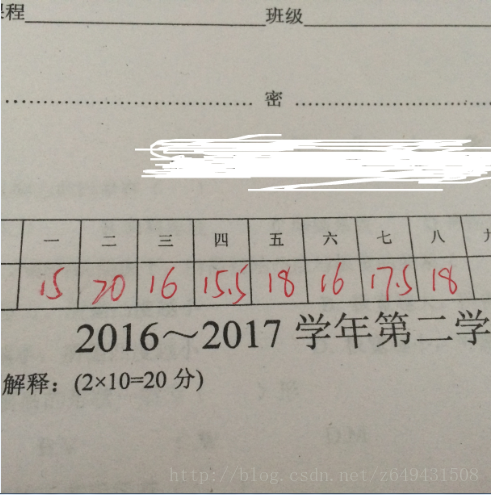
#> input picture 018 Python+opencv+TensorFlow试卷批改(图像分割后识别)/shijuan/score.png, 491 x 495 px
$ python 04score_split_test.py
#> lines starting #> are read from the running program, lines starting #| are printed output that depends on the picture; after the words box and inside, x2 and y2 are one past the last pixel; in counts of white or black regions, pixels touching at a corner belong together
# -*- coding: utf-8 -*-
import numpy as np
import tensorflow as tf
import cv2
from PIL import Image
from skimage import data, util,measure,color
from skimage.measure import label
image = cv2.imread("score.png")#('D:\opencv_camera\digits\\12.jpg')
#> image is the input picture: shape (495, 491, 3); mean B, G, R 162.7, 172.3, 177
lower=np.array([50,50,150])
upper=np.array([140,140,250])
mask = cv2.inRange(image, lower, upper)
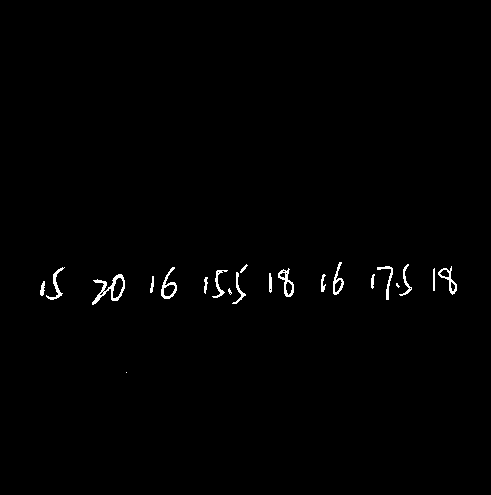
#> mask: shape (495, 491); 0.77% white in thin lines or dots, all inside (x1, y1, x2, y2) = (40, 262, 457, 373)
output1 = cv2.bitwise_and(image, image, mask=mask)

output=cv2.cvtColor(output1,cv2.COLOR_BGR2GRAY)
th2 = cv2.adaptiveThreshold(output,255,cv2.ADAPTIVE_THRESH_GAUSSIAN_C,cv2.THRESH_BINARY,11,0)
# cv2.imshow("images",th2)
# cv2.waitKey(0)
roi=[]
for i in range(8):
    img_roi = output1[260:310,35+55*i:80+58*i]
    roi.append(img_roi)
#> this loop made 8 passes
#> pass 1, `img_roi = output1[260:310,35+55*i:80+58*i]`:
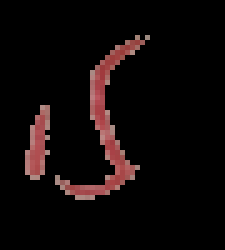
#> img_roi: shape (50, 45, 3) (shown 5 times larger); mean B, G, R 8.1, 8.2, 14.5
#> pass 2, `img_roi = output1[260:310,35+55*i:80+58*i]`:
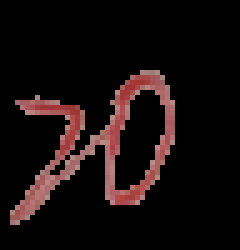
#> img_roi: shape (50, 48, 3) (shown 5 times larger); mean B, G, R 12.6, 12.8, 21.6
#> pass 3, `img_roi = output1[260:310,35+55*i:80+58*i]`:
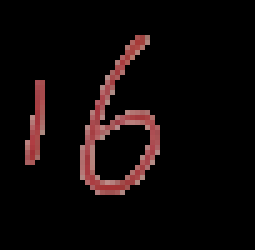
#> img_roi: shape (50, 51, 3) (shown 5 times larger); mean B, G, R 7.6, 7.6, 14.2
#> after the loop, roi = 8 items

#归一化
def normalizepic(pic):
    im_arr = pic
    im_nparr = []
    for x in im_arr:
        x=1-x/255
        im_nparr.append(x)
    im_nparr = np.array([im_nparr])
    return im_nparr

########图片预处理##########

def weight_variable(shape):
    initial=tf.truncated_normal(shape,stddev=0.1)
    return tf.Variable(initial,dtype=tf.float32,name='weight')
def bias_variable(shape):
    initial=tf.constant(0.1,shape=shape)
    return tf.Variable(initial,dtype=tf.float32,name='biases')
def conv2d(x,W):
    return tf.nn.conv2d(x,W,strides=[1,1,1,1],padding='SAME')
def max_pool_2x2(x):
    return tf.nn.max_pool(x,ksize=[1,2,2,1],strides=[1,2,2,1],padding='SAME')

#> (the run stopped early here; a loop or call above may not have finished)

$ run again, with 018 Python+opencv+TensorFlow试卷批改(图像分割后识别)/shijuan/5.png copied over 018 Python+opencv+TensorFlow试卷批改(图像分割后识别)/shijuan/score.png
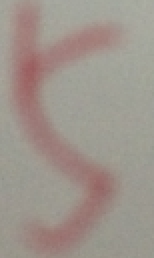
#> input picture 018 Python+opencv+TensorFlow试卷批改(图像分割后识别)/shijuan/5.png, 77 x 129 px (shown 2 times larger)
#> image is the input picture: shape (129, 77, 3); mean B, G, R 140, 148, 158.4
#> `mask = cv2.inRange(image, lower, upper)`:
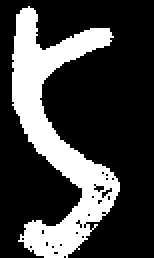
#> mask: shape (129, 77) (shown 2 times larger); 26% white; 1 white region, box (x1, y1, x2, y2) and area: (6, 3, 60, 129) 2586
#> `th2 = cv2.adaptiveThreshold(output,255,cv2.ADAPTIVE_THRESH_GAUSSIAN_C,..`:
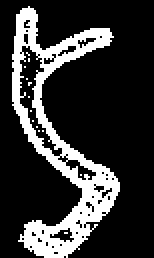
#> th2: shape (129, 77) (shown 2 times larger); 20.9% white; 14 white regions (13 under 20 px), largest, box (x1, y1, x2, y2) and area: (6, 3, 60, 129) 2059
#> after the loop `for i in range(8):`: roi = [empty array, empty array, empty array, empty array, empty array, empty array, empty array, empty array]
